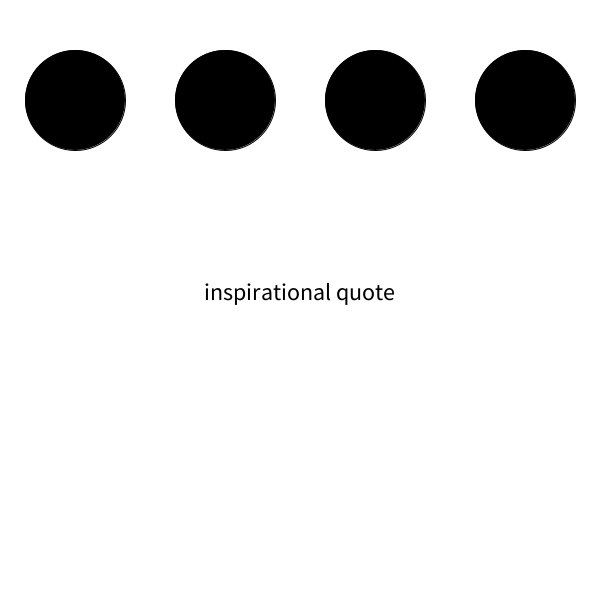
Frame 1 (no input)
Frame 60 (the mouse pressed at the canvas centre just before this capture): identical to frame 1, image omitted
Frame 120 (the mouse held since frame 60 and released just before this capture): identical to frame 1, image omitted

The Processing sketch that drew this single still picture (run headless with seeded random() and noise(); from frame 60 on, the mouse is pressed at the canvas centre):

// Processing sketch: text_interfaceGenerator
// ── text_interfaceGenerator.pde
String myStrings [] = {"inspirational quote", "so inspirational", "don't you feel so inspired", "motivating quotes are so motivating"}; 

int xPos[] = new int[4]; 

int size = 100; 

void setup(){
  size(600, 600); 
  
  int spacing = width/4; 
  
  for(int i = 0; i<4; i++){
    xPos[i] = i*spacing + int(size*.75);
  }
}

int indexer = 0; 
void draw(){
  background(255); 
  
 
  for(int i = 0; i<4; i++){
      if(dist(mouseX, mouseY, xPos[i], 100)<size/2 & mousePressed){
        indexer = i; 
        fill(255);
      }else{
        fill(0);
      }
      ellipse(xPos[i], 100, size, size);
  }
  
  displayText(indexer); 
}

void displayText(int n){
  fill(0); 
  textSize(24); 
  text(myStrings[n], width/2-textWidth(myStrings[n])/2, height/2); 
}
